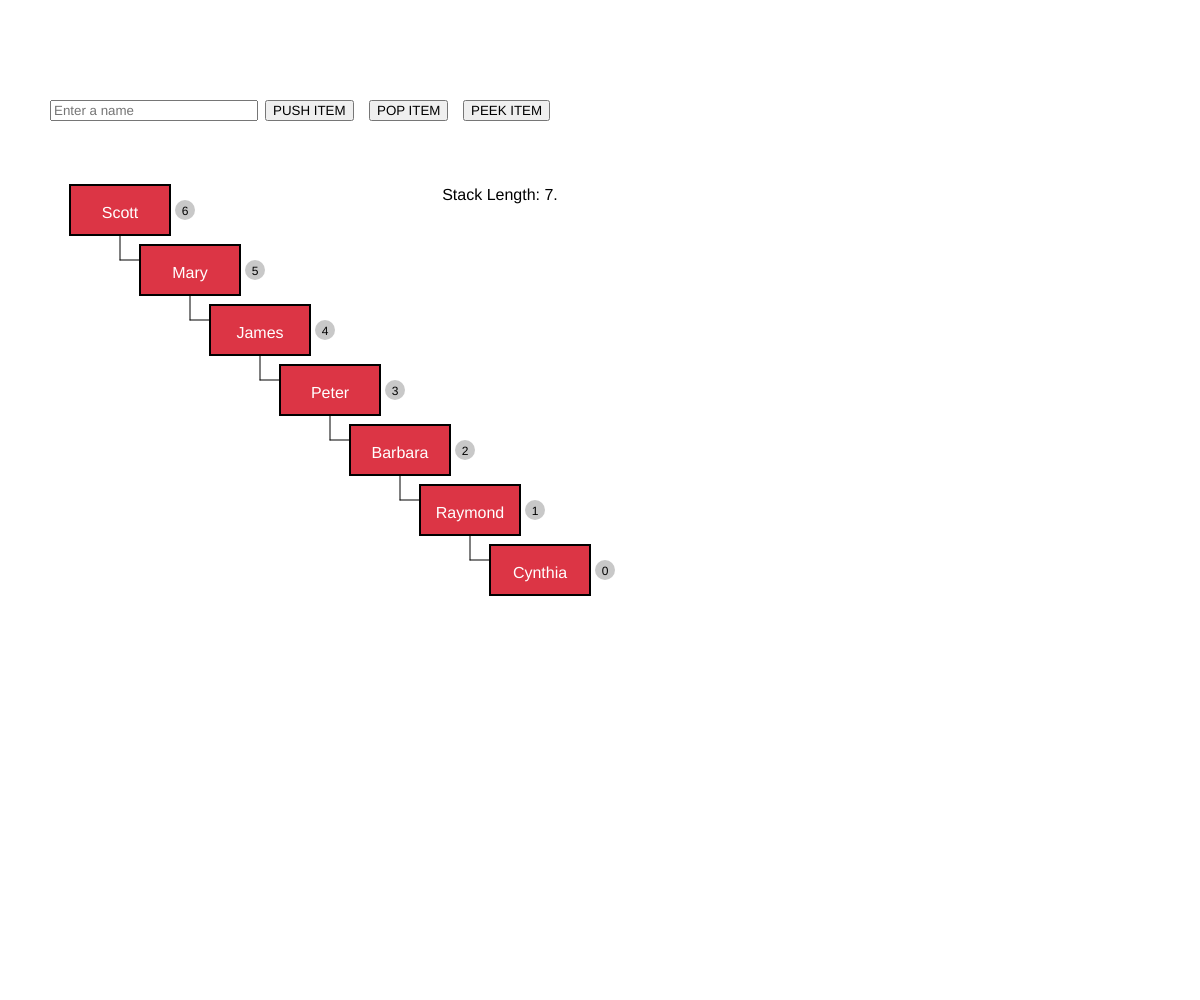
Frame 1 (no input)
Frame 60 (no input): identical to frame 1, image omitted
Frame 120 (the mouse pressed at the canvas centre since frame 60): identical to frame 1, image omitted

The p5.js sketch that drew this single still picture (run headless with seeded random() and noise() and a simulated clock; from frame 60 on, the mouse is pressed at the canvas centre):

// p5.js sketch
// ── sketch.js
var canvas;
var names;

var baseX = 50, baseY = 150;

function setup() {
  	canvas = createCanvas(windowWidth, windowHeight);
  	canvas.position(0,0);
  	canvas.style('z-index', '-1');
  	canvas.style('display', 'block');
  	background(255);

  	names = new Stack();
  	// append som items to the list
	names.push("Cynthia");
	names.push("Raymond");
	names.push("Barbara");
	names.push("Peter");
	names.push("James");
	names.push("Mary");
	names.push("Scott");


	input = createInput();
	input.position(50, 100);
	input.size(200);
	input.attribute('placeholder', 'Enter a name');
	input.class("form-control");

	button = createButton('PUSH ITEM');
	button.position(input.x + input.width + 15, 100);
	button.mousePressed(pushItem);
	button.class('btn btn-info');

	button2 = createButton('POP ITEM');
	button2.position(button.x + button.width + 15, 100);
	button2.mousePressed(popItem);
	button2.class('btn btn-info');

	button3 = createButton('PEEK ITEM');
	button3.position(button2.x + button2.width + 15, 100);
	button3.mousePressed(peekItem);
	button3.class('btn btn-info');


}

function windowResized(){
	resizeCanvas(windowWidth, windowHeight);
}

function draw() {
	background(255);
  	names.display(baseX, baseY);
}

function pushItem(){
	const name = input.value();
  	alert('Pushing ' + name + '!');
  	names.push(name);
  	input.value('');
}

function popItem(){
	const item = names.peek();
	alert('Poping item '+item+'!');
  	names.pop();
}

function peekItem(){
	const item = names.peek();
	alert('Peeking item '+item+'!');
}
// ── Item.js


class Item {

	constructor(info){
		this.info = info;
	}


	display(i, l, x, y, w, h){
		rectMode(CENTER);
		strokeWeight(2);
		fill(220, 53, 69);
		rect(x, y, w, h);

		ellipseMode(CENTER);
		fill(200); strokeWeight(0.0);
		ellipse(x + w/2 +15, y, 20, 20);
		fill(0);
		textSize(12);
		textAlign(CENTER);
		text(i, x + w/2 + 15, y + 5);
		textSize(16);
		fill(255);
		text(this.info, x, y+8);
		if(i>0){
			strokeWeight(1);
			line(x, y+h/2, x, y + h);
			line(x, y + h, x + w/2, y+h);
		}
	}


}
// ── Stack.js

class Stack {

   constructor(){
      this.top = 0;
      this.dataStore = [];
   }

   push(element) {
      this.dataStore[this.top++] = element; 
   }

   peek() {
      return this.dataStore[this.top-1];
   }

   pop() {
      return this.dataStore[--this.top];
   }

   clear() {
      this.top = 0;
   }

   length() {
      return this.top;
   } 

   toString() {
      return this.dataStore;
   }


   // Additional functions to display stack

   display(bx, by){
      for (var i = this.top-1; i>=0; i--) {
         var item = new Item(this.dataStore[i]);
         rectMode(CENTER);
         var k = this.top - i;
         var x = bx + k*70;
         var y = by + k*60;
         item.display(i, this.top, x, y, 100, 50);
      }

      //Display length
      fill(0);
      textSize(16);
      text("Stack Length: "+this.top+".", baseX+450, baseY+50);
   }
}
